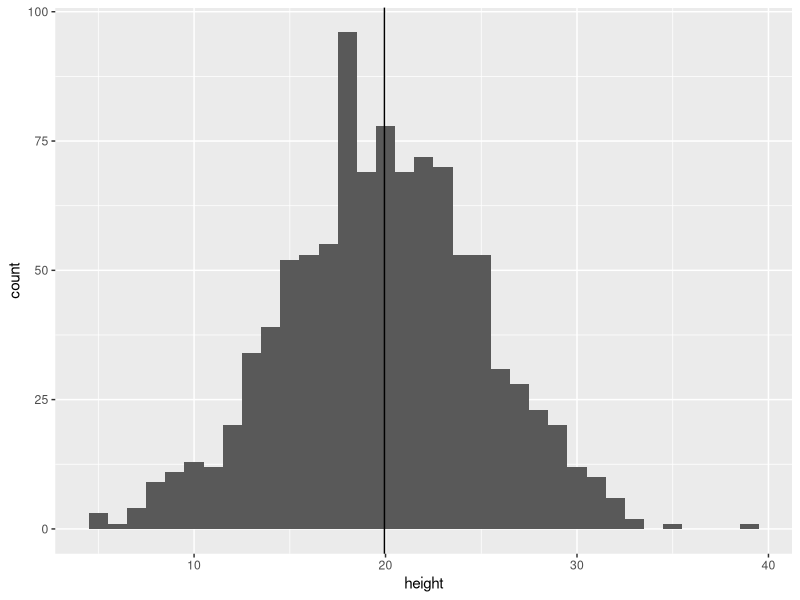
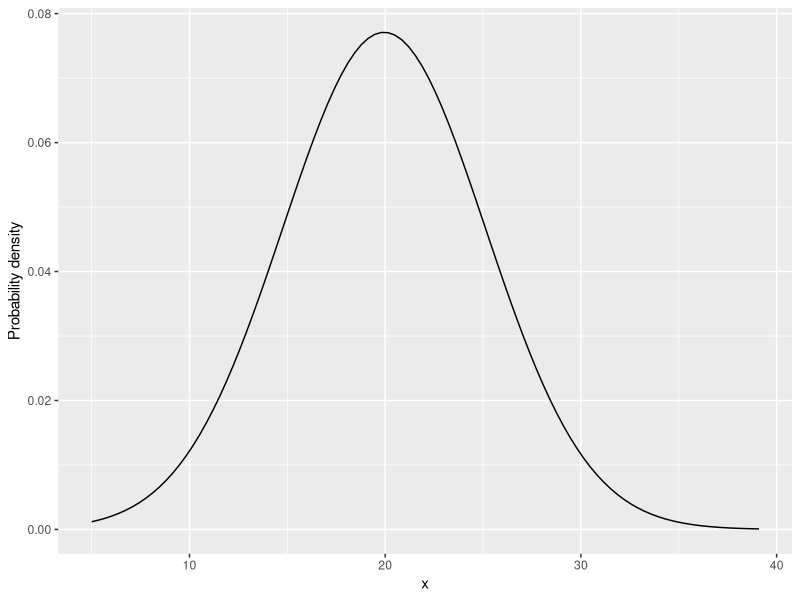

Write the R code that produced these figures, in order.
#' ---
#' title: "Report week6"
#' output: html_document
#' date: "2023-9-19"
#' author: Zachary Bunch
#' ---

library(tidyverse)

# load csv data on R
df_h0 <- read_csv(here::here("data_raw/data_plant_height.csv"))

df_h0 %>% 
  ggplot(aes(x = height)) + 
  geom_histogram(binwidth = 1) + # specify binwidth
  geom_vline(aes(xintercept = mean(height))) # draw vertical line at the mean

#probability distribution

# vector of x values
# seq() generate min to max values with specified numbers of elements or interval
# the following produce 100 elements
x <- seq(min(df_h0$height), max(df_h0$height), length = 100)

# calculate probability density
mu <- mean(df_h0$height)
sigma <- sd(df_h0$height)
pd <- dnorm(x, mean = mu, sd = sigma)

# figure
tibble(y = pd, x = x) %>% # data frame
  ggplot(aes(x = x, y = y)) +
  geom_line() + # draw lines
  labs(y = "Probability density") # re-label